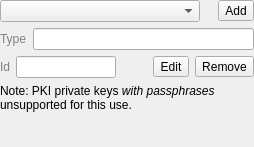
<?xml version="1.0" encoding="UTF-8"?>
<ui version="4.0">
 <class>QgsAuthConfigSelect</class>
 <widget class="QWidget" name="QgsAuthConfigSelect">
  <property name="geometry">
   <rect>
    <x>0</x>
    <y>0</y>
    <width>254</width>
    <height>147</height>
   </rect>
  </property>
  <property name="windowTitle">
   <string>Authentication Configuration</string>
  </property>
  <layout class="QVBoxLayout" name="verticalLayout">
   <property name="leftMargin">
    <number>0</number>
   </property>
   <property name="topMargin">
    <number>0</number>
   </property>
   <property name="rightMargin">
    <number>0</number>
   </property>
   <property name="bottomMargin">
    <number>0</number>
   </property>
   <item>
    <layout class="QHBoxLayout" name="horizontalLayout_2">
     <item>
      <widget class="QComboBox" name="cmbConfigSelect">
       <property name="sizePolicy">
        <sizepolicy hsizetype="MinimumExpanding" vsizetype="Fixed">
         <horstretch>0</horstretch>
         <verstretch>0</verstretch>
        </sizepolicy>
       </property>
       <property name="minimumSize">
        <size>
         <width>200</width>
         <height>0</height>
        </size>
       </property>
      </widget>
     </item>
     <item>
      <spacer name="horizontalSpacer_2">
       <property name="orientation">
        <enum>Qt::Horizontal</enum>
       </property>
       <property name="sizeType">
        <enum>QSizePolicy::MinimumExpanding</enum>
       </property>
       <property name="sizeHint" stdset="0">
        <size>
         <width>0</width>
         <height>20</height>
        </size>
       </property>
      </spacer>
     </item>
     <item>
      <widget class="QToolButton" name="btnConfigAdd">
       <property name="text">
        <string>Add</string>
       </property>
      </widget>
     </item>
    </layout>
   </item>
   <item>
    <layout class="QGridLayout" name="gridLayout_2">
     <item row="0" column="0">
      <widget class="QLabel" name="label">
       <property name="styleSheet">
        <string notr="true">QLabel{color: rgb(128, 128, 128);}</string>
       </property>
       <property name="text">
        <string>Type</string>
       </property>
      </widget>
     </item>
     <item row="0" column="1">
      <widget class="QLineEdit" name="leConfigProviderType">
       <property name="styleSheet">
        <string notr="true">QLineEdit{color: rgb(128, 128, 128);}</string>
       </property>
       <property name="readOnly">
        <bool>true</bool>
       </property>
      </widget>
     </item>
    </layout>
   </item>
   <item>
    <layout class="QHBoxLayout" name="horizontalLayout">
     <item>
      <widget class="QLabel" name="label_2">
       <property name="styleSheet">
        <string notr="true">QLabel{color: rgb(128, 128, 128);}</string>
       </property>
       <property name="text">
        <string>Id</string>
       </property>
      </widget>
     </item>
     <item>
      <widget class="QLineEdit" name="leConfigId">
       <property name="minimumSize">
        <size>
         <width>80</width>
         <height>0</height>
        </size>
       </property>
       <property name="maximumSize">
        <size>
         <width>100</width>
         <height>16777215</height>
        </size>
       </property>
       <property name="styleSheet">
        <string notr="true">QLineEdit{color: rgb(128, 128, 128);}</string>
       </property>
       <property name="frame">
        <bool>true</bool>
       </property>
       <property name="readOnly">
        <bool>true</bool>
       </property>
      </widget>
     </item>
     <item>
      <spacer name="horizontalSpacer">
       <property name="orientation">
        <enum>Qt::Horizontal</enum>
       </property>
       <property name="sizeHint" stdset="0">
        <size>
         <width>0</width>
         <height>20</height>
        </size>
       </property>
      </spacer>
     </item>
     <item>
      <widget class="QToolButton" name="btnConfigEdit">
       <property name="text">
        <string>Edit</string>
       </property>
      </widget>
     </item>
     <item>
      <widget class="QToolButton" name="btnConfigRemove">
       <property name="text">
        <string>Remove</string>
       </property>
      </widget>
     </item>
    </layout>
   </item>
   <item>
    <widget class="QLabel" name="lblPassUnsupported">
     <property name="text">
      <string>&lt;html&gt;&lt;head/&gt;&lt;body&gt;&lt;p&gt;Note: PKI private keys &lt;span style=&quot; font-style:italic;&quot;&gt;with passphrases&lt;/span&gt; unsupported for this use.&lt;/p&gt;&lt;/body&gt;&lt;/html&gt;</string>
     </property>
     <property name="wordWrap">
      <bool>true</bool>
     </property>
    </widget>
   </item>
   <item>
    <spacer name="verticalSpacer">
     <property name="orientation">
      <enum>Qt::Vertical</enum>
     </property>
     <property name="sizeHint" stdset="0">
      <size>
       <width>20</width>
       <height>0</height>
      </size>
     </property>
    </spacer>
   </item>
  </layout>
 </widget>
 <resources/>
 <connections/>
</ui>
